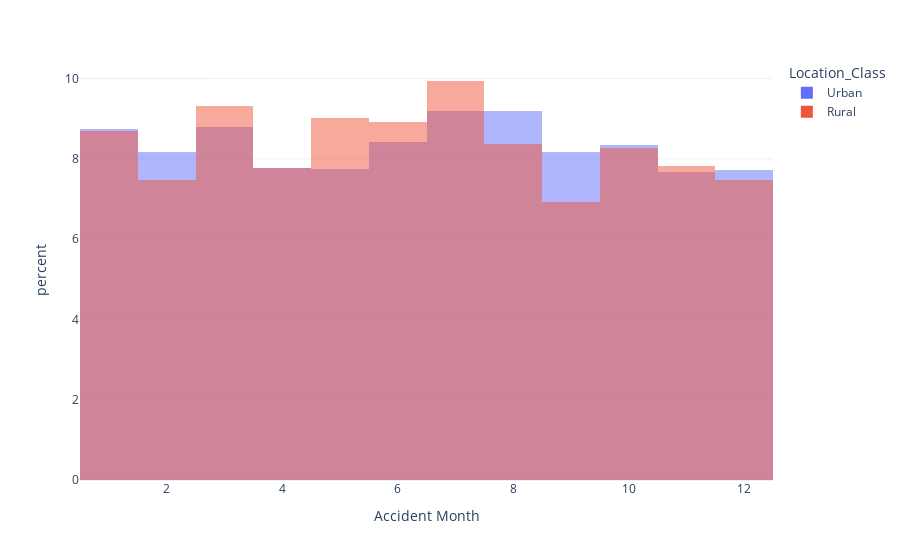

Here is the notebook cell this chart was saved with:
### Code cell
fig = px.histogram(df, x = 'Accident Month', color = 'Location_Class', histnorm = 'percent', barmode = 'overlay')
fig.show()

### Figure 1 — Plotly figure (JSON) as saved in the notebook; plotly's stock layout.template omitted (floating-point values rounded to 4 significant figures; data arrays with more than 128 entries replaced by an {"elided": "..."} marker saying what was removed)
{"data": [{"alignmentgroup": "True", "bingroup": "x", "histnorm": "percent", "hovertemplate": "Location_Class=Urban<br>Accident Month=%{x}<br>percent=%{y}<extra></extra>", "legendgroup": "Urban", "marker": {"color": "#636efa", "opacity": 0.5, "pattern": {"shape": ""}}, "name": "Urban", "offsetgroup": "Urban", "orientation": "v", "showlegend": true, "type": "histogram", "x": {"elided": "26193 int values"}, "xaxis": "x", "yaxis": "y"}, {"alignmentgroup": "True", "bingroup": "x", "histnorm": "percent", "hovertemplate": "Location_Class=Rural<br>Accident Month=%{x}<br>percent=%{y}<extra></extra>", "legendgroup": "Rural", "marker": {"color": "#EF553B", "opacity": 0.5, "pattern": {"shape": ""}}, "name": "Rural", "offsetgroup": "Rural", "orientation": "v", "showlegend": true, "type": "histogram", "x": {"elided": "8369 int values"}, "xaxis": "x", "yaxis": "y"}], "layout": {"autosize": true, "barmode": "overlay", "legend": {"title": {"text": "Location_Class"}, "tracegroupgap": 0}, "margin": {"t": 60}, "xaxis": {"anchor": "y", "autorange": true, "domain": [0, 1], "range": [0.5, 12.5], "title": {"text": "Accident Month"}, "type": "linear"}, "yaxis": {"anchor": "x", "autorange": true, "domain": [0, 1], "range": [0, 10.46], "title": {"text": "percent"}}}}
